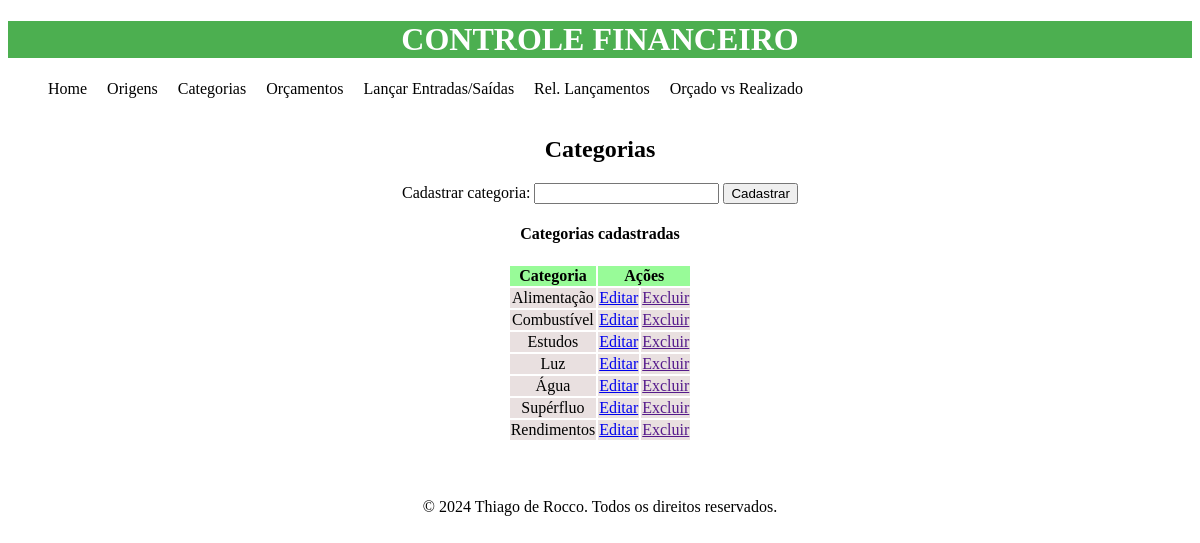
Page /categorias/ on the earlier database version.
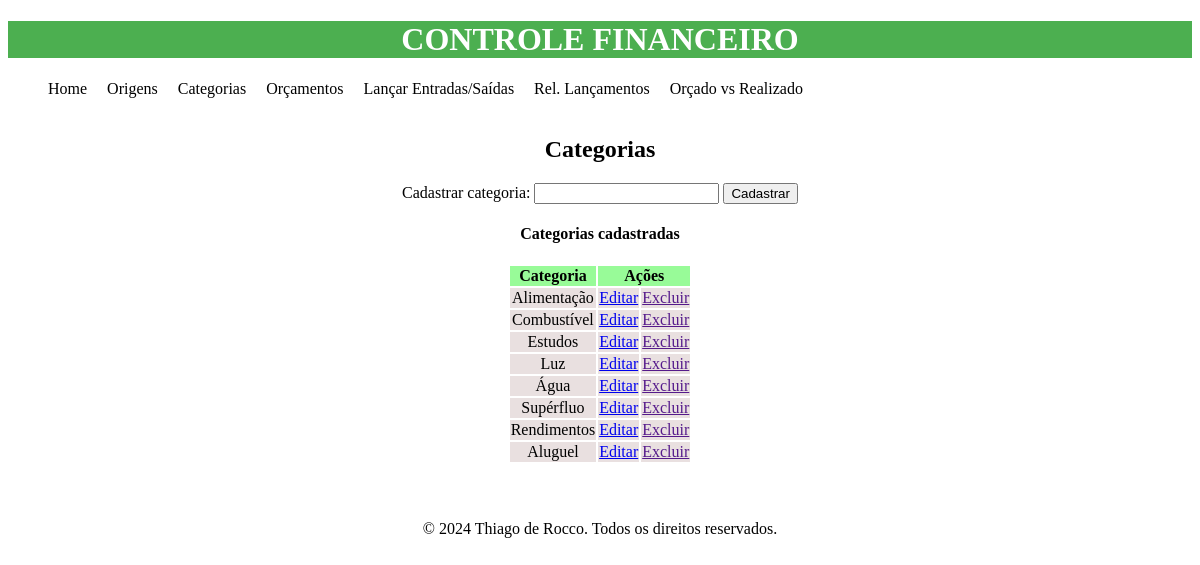
Same page on the later database version.
### financeiro/models.py (models this page shows, shortened)
class Categoria(models.Model):
    nome = models.CharField(max_length=255)

### financeiro/views.py (the view)
# urls.py: path('categorias/', rel_categorias, name='rel_categorias'),
def rel_categorias(request):
    nova_categoria = Categoria()
    if 'nome' in request.POST:
        nova_categoria.nome = request.POST.get('nome')
        nova_categoria.save()
    categorias = Categoria.objects.all()
    return render(request, 'financeiro/categorias.html',
                  {"categorias": categorias})

### financeiro/templates/financeiro/categorias.html (shortened to what this page needs)
{% extends 'financeiro/base.html' %}
{% load static %}
{% block content %}
    <br><br>
    <h2>Categorias</h2>
    <form action="{% url 'rel_categorias' %}" method="post">
        Cadastrar categoria: <input type="text" name="nome">
        <input type="submit" value="Cadastrar">
    </form>
    <h4>Categorias cadastradas</h4>
    <table>
        <thead>
            <tr>
                <th>Categoria</th>
                <th colspan="2">Ações</th>
            </tr>
        </thead>
        {% for categoria in categorias %}
        <tr>
            <td>{{ categoria.nome }}</td><td><a href="#">Editar</a></td><td><a href="">Excluir</a></td>
        </tr>
        {% endfor %}
    </table>
{% endblock %}

Differences in the rows shown:
added Categoria: nome "Aluguel"
